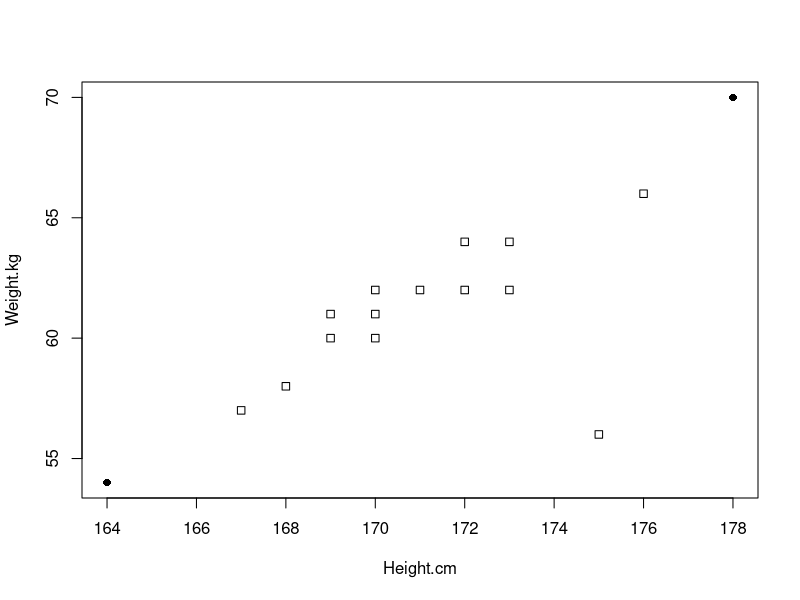

R code for this plot:
hw <- data.frame(Height.cm=c(164, 167, 168, 169, 169, 170, 170, 170, 171, 172, 172, 173, 173, 175, 176, 178),
                 Weight.kg=c( 54,  57,  58,  60,  61,  60,  61,  62,  62,  64,  62,  62,  64,  56,  66,  70)) 

is.height.outlier <- abs(scale(hw$Height.cm)) > 2
is.weight.outlier <- abs(scale(hw$Weight.kg)) > 2
pch   <- (is.height.outlier | is.weight.outlier) * 16
plot(hw, pch=pch) 
